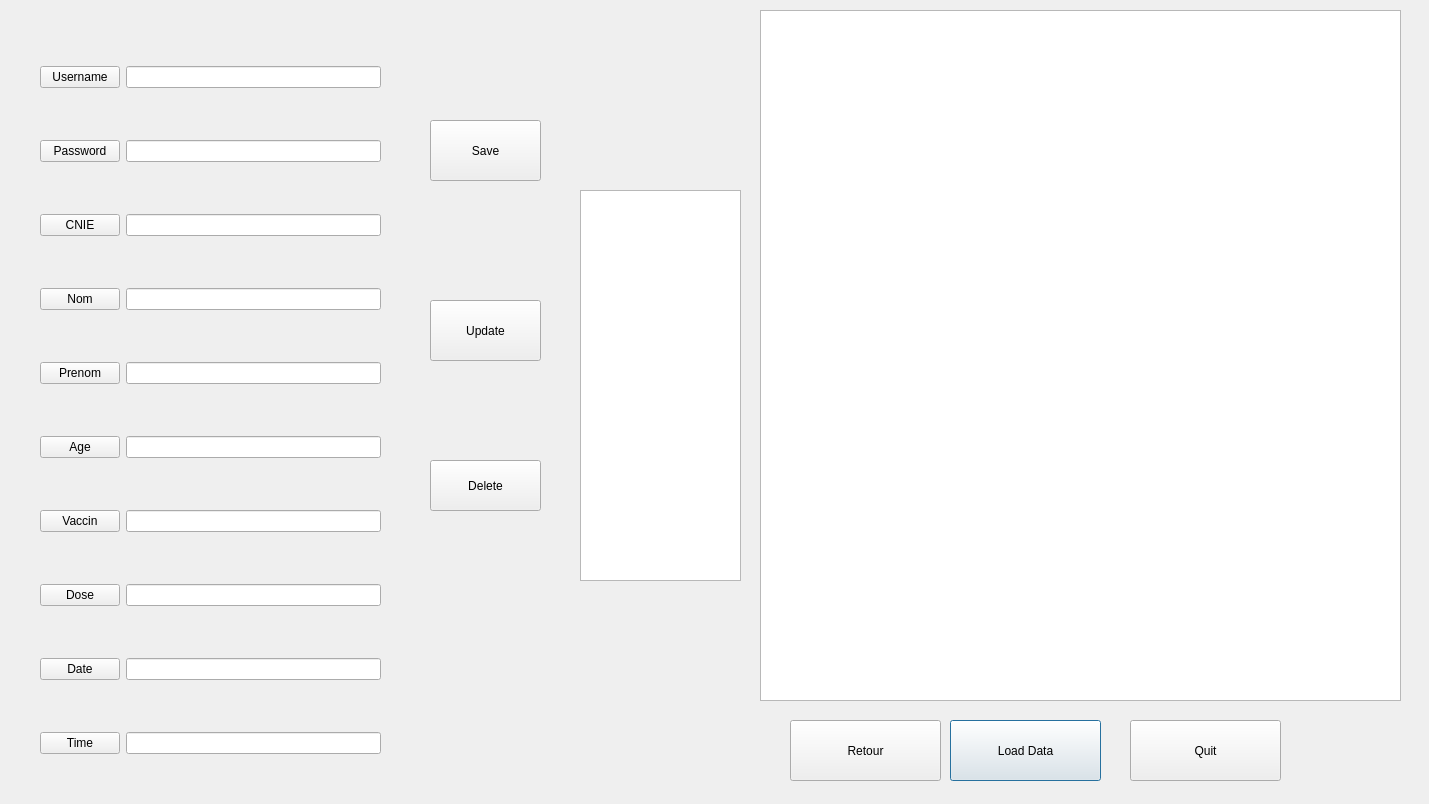
<?xml version="1.0" encoding="UTF-8"?>
<ui version="4.0">
 <class>AdminDialog1</class>
 <widget class="QDialog" name="AdminDialog1">
  <property name="geometry">
   <rect>
    <x>0</x>
    <y>0</y>
    <width>1429</width>
    <height>804</height>
   </rect>
  </property>
  <property name="windowTitle">
   <string>Dialog</string>
  </property>
  <widget class="QListView" name="listView">
   <property name="geometry">
    <rect>
     <x>580</x>
     <y>190</y>
     <width>161</width>
     <height>391</height>
    </rect>
   </property>
   <property name="styleSheet">
    <string notr="true">font: 75 14pt &quot;MS Shell Dlg 2&quot;;
color: rgb(255, 255, 255);</string>
   </property>
  </widget>
  <widget class="QPushButton" name="pushButton_loadInfo">
   <property name="geometry">
    <rect>
     <x>950</x>
     <y>720</y>
     <width>151</width>
     <height>61</height>
    </rect>
   </property>
   <property name="styleSheet">
    <string notr="true">font: 75 14pt &quot;MS Shell Dlg 2&quot;;</string>
   </property>
   <property name="text">
    <string>Load Data</string>
   </property>
  </widget>
  <widget class="QComboBox" name="comboBox">
   <property name="geometry">
    <rect>
     <x>630</x>
     <y>280</y>
     <width>16</width>
     <height>16</height>
    </rect>
   </property>
   <property name="styleSheet">
    <string notr="true">font: 75 14pt &quot;MS Shell Dlg 2&quot;;</string>
   </property>
  </widget>
  <widget class="QPushButton" name="pushButton_save">
   <property name="geometry">
    <rect>
     <x>430</x>
     <y>120</y>
     <width>111</width>
     <height>61</height>
    </rect>
   </property>
   <property name="styleSheet">
    <string notr="true">font: 75 14pt &quot;MS Shell Dlg 2&quot;;</string>
   </property>
   <property name="text">
    <string>Save</string>
   </property>
  </widget>
  <widget class="QPushButton" name="pushButton_delete">
   <property name="geometry">
    <rect>
     <x>430</x>
     <y>460</y>
     <width>111</width>
     <height>51</height>
    </rect>
   </property>
   <property name="styleSheet">
    <string notr="true">font: 75 14pt &quot;MS Shell Dlg 2&quot;;</string>
   </property>
   <property name="text">
    <string>Delete</string>
   </property>
  </widget>
  <widget class="QPushButton" name="pushButton_update">
   <property name="geometry">
    <rect>
     <x>430</x>
     <y>300</y>
     <width>111</width>
     <height>61</height>
    </rect>
   </property>
   <property name="styleSheet">
    <string notr="true">font: 75 14pt &quot;MS Shell Dlg 2&quot;;</string>
   </property>
   <property name="text">
    <string>Update</string>
   </property>
  </widget>
  <widget class="QLabel" name="label_11">
   <property name="geometry">
    <rect>
     <x>370</x>
     <y>540</y>
     <width>471</width>
     <height>271</height>
    </rect>
   </property>
   <property name="sizePolicy">
    <sizepolicy hsizetype="Fixed" vsizetype="Preferred">
     <horstretch>0</horstretch>
     <verstretch>0</verstretch>
    </sizepolicy>
   </property>
   <property name="focusPolicy">
    <enum>Qt::StrongFocus</enum>
   </property>
   <property name="contextMenuPolicy">
    <enum>Qt::CustomContextMenu</enum>
   </property>
   <property name="acceptDrops">
    <bool>true</bool>
   </property>
   <property name="text">
    <string/>
   </property>
   <property name="pixmap">
    <pixmap resource="Resource.qrc">:/img/vaccine.png</pixmap>
   </property>
   <property name="wordWrap">
    <bool>false</bool>
   </property>
  </widget>
  <widget class="QTableView" name="tableView">
   <property name="geometry">
    <rect>
     <x>760</x>
     <y>10</y>
     <width>641</width>
     <height>691</height>
    </rect>
   </property>
   <property name="styleSheet">
    <string notr="true">font: 75 10pt &quot;MS Shell Dlg 2&quot;;</string>
   </property>
  </widget>
  <widget class="QWidget" name="layoutWidget">
   <property name="geometry">
    <rect>
     <x>40</x>
     <y>20</y>
     <width>341</width>
     <height>781</height>
    </rect>
   </property>
   <layout class="QVBoxLayout" name="verticalLayout">
    <item>
     <layout class="QHBoxLayout" name="horizontalLayout">
      <item>
       <widget class="QPushButton" name="pushButton_save_2">
        <property name="styleSheet">
         <string notr="true">font: 75 14pt &quot;MS Shell Dlg 2&quot;;</string>
        </property>
        <property name="text">
         <string>Username</string>
        </property>
       </widget>
      </item>
      <item>
       <widget class="QLineEdit" name="lineEdit_username">
        <property name="styleSheet">
         <string notr="true">font: 75 12pt &quot;MS Shell Dlg 2&quot;;</string>
        </property>
       </widget>
      </item>
     </layout>
    </item>
    <item>
     <layout class="QHBoxLayout" name="horizontalLayout_2">
      <item>
       <widget class="QPushButton" name="pushButton_save_3">
        <property name="styleSheet">
         <string notr="true">font: 75 14pt &quot;MS Shell Dlg 2&quot;;</string>
        </property>
        <property name="text">
         <string>Password</string>
        </property>
       </widget>
      </item>
      <item>
       <widget class="QLineEdit" name="lineEdit_pw">
        <property name="styleSheet">
         <string notr="true">font: 75 12pt &quot;MS Shell Dlg 2&quot;;</string>
        </property>
       </widget>
      </item>
     </layout>
    </item>
    <item>
     <layout class="QHBoxLayout" name="horizontalLayout_6">
      <item>
       <widget class="QPushButton" name="pushButton_save_4">
        <property name="styleSheet">
         <string notr="true">font: 75 14pt &quot;MS Shell Dlg 2&quot;;</string>
        </property>
        <property name="text">
         <string>CNIE</string>
        </property>
       </widget>
      </item>
      <item>
       <widget class="QLineEdit" name="lineEdit_insur">
        <property name="styleSheet">
         <string notr="true">font: 75 12pt &quot;MS Shell Dlg 2&quot;;</string>
        </property>
       </widget>
      </item>
     </layout>
    </item>
    <item>
     <layout class="QHBoxLayout" name="horizontalLayout_3">
      <item>
       <widget class="QPushButton" name="pushButton_save_5">
        <property name="styleSheet">
         <string notr="true">font: 75 14pt &quot;MS Shell Dlg 2&quot;;</string>
        </property>
        <property name="text">
         <string>Nom</string>
        </property>
       </widget>
      </item>
      <item>
       <widget class="QLineEdit" name="lineEdit_fName">
        <property name="styleSheet">
         <string notr="true">font: 75 12pt &quot;MS Shell Dlg 2&quot;;</string>
        </property>
       </widget>
      </item>
     </layout>
    </item>
    <item>
     <layout class="QHBoxLayout" name="horizontalLayout_4">
      <item>
       <widget class="QPushButton" name="pushButton_save_9">
        <property name="styleSheet">
         <string notr="true">font: 75 14pt &quot;MS Shell Dlg 2&quot;;</string>
        </property>
        <property name="text">
         <string>Prenom</string>
        </property>
       </widget>
      </item>
      <item>
       <widget class="QLineEdit" name="lineEdit_lName">
        <property name="styleSheet">
         <string notr="true">font: 75 12pt &quot;MS Shell Dlg 2&quot;;</string>
        </property>
       </widget>
      </item>
     </layout>
    </item>
    <item>
     <layout class="QHBoxLayout" name="horizontalLayout_7">
      <item>
       <widget class="QPushButton" name="pushButton_save_7">
        <property name="styleSheet">
         <string notr="true">font: 75 14pt &quot;MS Shell Dlg 2&quot;;</string>
        </property>
        <property name="text">
         <string>Age</string>
        </property>
       </widget>
      </item>
      <item>
       <widget class="QLineEdit" name="lineEdit_age">
        <property name="styleSheet">
         <string notr="true">font: 75 12pt &quot;MS Shell Dlg 2&quot;;</string>
        </property>
       </widget>
      </item>
     </layout>
    </item>
    <item>
     <layout class="QHBoxLayout" name="horizontalLayout_5">
      <item>
       <widget class="QPushButton" name="pushButton_save_8">
        <property name="styleSheet">
         <string notr="true">font: 75 14pt &quot;MS Shell Dlg 2&quot;;</string>
        </property>
        <property name="text">
         <string>Vaccin</string>
        </property>
       </widget>
      </item>
      <item>
       <widget class="QLineEdit" name="lineEdit_vaccine">
        <property name="styleSheet">
         <string notr="true">font: 75 12pt &quot;MS Shell Dlg 2&quot;;</string>
        </property>
       </widget>
      </item>
     </layout>
    </item>
    <item>
     <layout class="QHBoxLayout" name="horizontalLayout_8">
      <item>
       <widget class="QPushButton" name="pushButton_save_10">
        <property name="styleSheet">
         <string notr="true">font: 75 14pt &quot;MS Shell Dlg 2&quot;;</string>
        </property>
        <property name="text">
         <string>Dose</string>
        </property>
       </widget>
      </item>
      <item>
       <widget class="QLineEdit" name="lineEdit_shot">
        <property name="styleSheet">
         <string notr="true">font: 75 12pt &quot;MS Shell Dlg 2&quot;;</string>
        </property>
       </widget>
      </item>
     </layout>
    </item>
    <item>
     <layout class="QHBoxLayout" name="horizontalLayout_9">
      <item>
       <widget class="QPushButton" name="pushButton_save_11">
        <property name="styleSheet">
         <string notr="true">font: 75 14pt &quot;MS Shell Dlg 2&quot;;</string>
        </property>
        <property name="text">
         <string>Date</string>
        </property>
       </widget>
      </item>
      <item>
       <widget class="QLineEdit" name="lineEdit_date">
        <property name="styleSheet">
         <string notr="true">font: 75 12pt &quot;MS Shell Dlg 2&quot;;</string>
        </property>
       </widget>
      </item>
     </layout>
    </item>
    <item>
     <layout class="QHBoxLayout" name="horizontalLayout_10">
      <item>
       <widget class="QPushButton" name="pushButton_save_12">
        <property name="styleSheet">
         <string notr="true">font: 75 14pt &quot;MS Shell Dlg 2&quot;;</string>
        </property>
        <property name="text">
         <string>Time</string>
        </property>
       </widget>
      </item>
      <item>
       <widget class="QLineEdit" name="lineEdit_time">
        <property name="styleSheet">
         <string notr="true">font: 75 12pt &quot;MS Shell Dlg 2&quot;;</string>
        </property>
       </widget>
      </item>
     </layout>
    </item>
   </layout>
  </widget>
  <widget class="QPushButton" name="pushButton_quit">
   <property name="geometry">
    <rect>
     <x>1130</x>
     <y>720</y>
     <width>151</width>
     <height>61</height>
    </rect>
   </property>
   <property name="styleSheet">
    <string notr="true">font: 75 14pt &quot;MS Shell Dlg 2&quot;;</string>
   </property>
   <property name="text">
    <string>Quit</string>
   </property>
  </widget>
  <widget class="QPushButton" name="pushButton_retour">
   <property name="geometry">
    <rect>
     <x>790</x>
     <y>720</y>
     <width>151</width>
     <height>61</height>
    </rect>
   </property>
   <property name="styleSheet">
    <string notr="true">font: 75 14pt &quot;MS Shell Dlg 2&quot;;</string>
   </property>
   <property name="text">
    <string>Retour</string>
   </property>
  </widget>
  <widget class="QLabel" name="label_12">
   <property name="geometry">
    <rect>
     <x>510</x>
     <y>10</y>
     <width>251</width>
     <height>251</height>
    </rect>
   </property>
   <property name="sizePolicy">
    <sizepolicy hsizetype="Fixed" vsizetype="Preferred">
     <horstretch>0</horstretch>
     <verstretch>0</verstretch>
    </sizepolicy>
   </property>
   <property name="focusPolicy">
    <enum>Qt::StrongFocus</enum>
   </property>
   <property name="contextMenuPolicy">
    <enum>Qt::CustomContextMenu</enum>
   </property>
   <property name="acceptDrops">
    <bool>true</bool>
   </property>
   <property name="text">
    <string/>
   </property>
   <property name="pixmap">
    <pixmap resource="Resource.qrc">:/img/HCW.png</pixmap>
   </property>
   <property name="wordWrap">
    <bool>false</bool>
   </property>
  </widget>
  <widget class="QLabel" name="label_13">
   <property name="geometry">
    <rect>
     <x>1220</x>
     <y>590</y>
     <width>261</width>
     <height>241</height>
    </rect>
   </property>
   <property name="sizePolicy">
    <sizepolicy hsizetype="Fixed" vsizetype="Preferred">
     <horstretch>0</horstretch>
     <verstretch>0</verstretch>
    </sizepolicy>
   </property>
   <property name="focusPolicy">
    <enum>Qt::StrongFocus</enum>
   </property>
   <property name="contextMenuPolicy">
    <enum>Qt::CustomContextMenu</enum>
   </property>
   <property name="acceptDrops">
    <bool>true</bool>
   </property>
   <property name="text">
    <string/>
   </property>
   <property name="pixmap">
    <pixmap resource="Resource.qrc">:/img/cc9976.png</pixmap>
   </property>
   <property name="wordWrap">
    <bool>false</bool>
   </property>
  </widget>
  <zorder>label_13</zorder>
  <zorder>label_12</zorder>
  <zorder>pushButton_loadInfo</zorder>
  <zorder>pushButton_save</zorder>
  <zorder>pushButton_delete</zorder>
  <zorder>pushButton_update</zorder>
  <zorder>label_11</zorder>
  <zorder>tableView</zorder>
  <zorder>layoutWidget</zorder>
  <zorder>pushButton_quit</zorder>
  <zorder>pushButton_retour</zorder>
  <zorder>comboBox</zorder>
  <zorder>listView</zorder>
 </widget>
 <resources>
  <include location="Resource.qrc"/>
 </resources>
 <connections/>
</ui>
